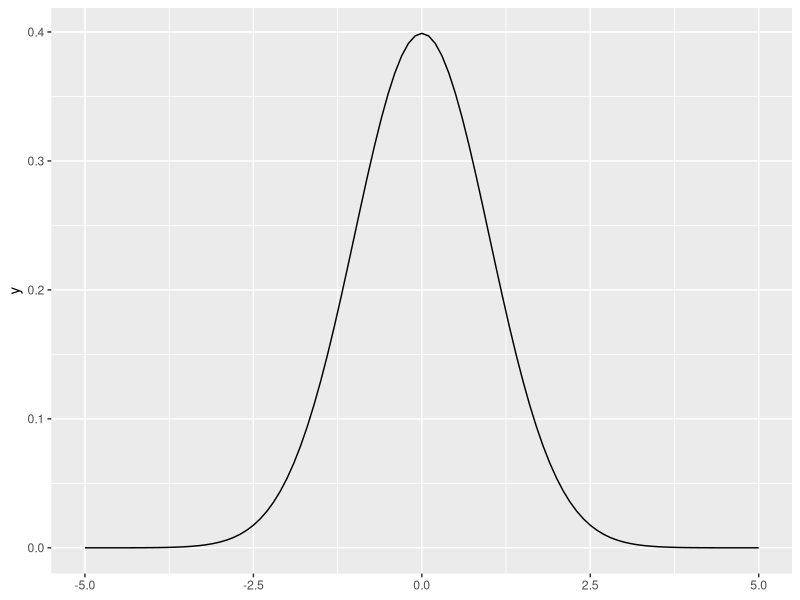
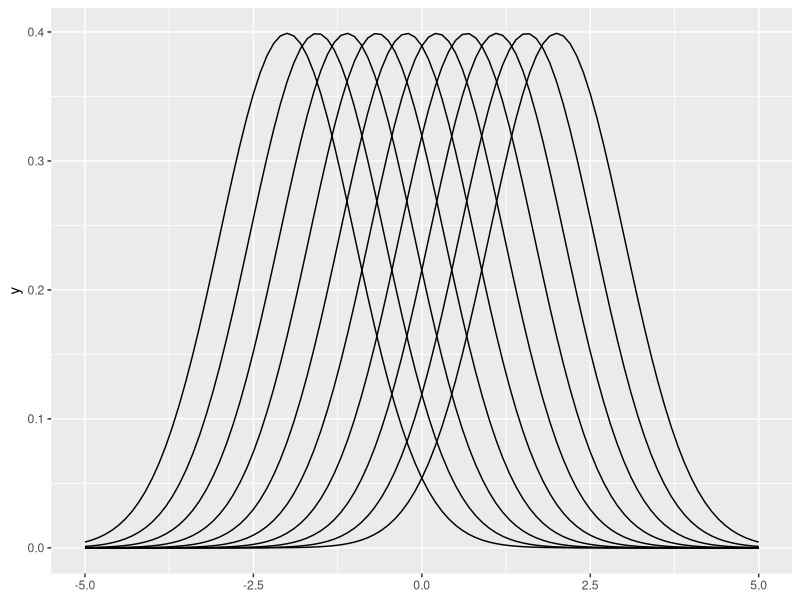
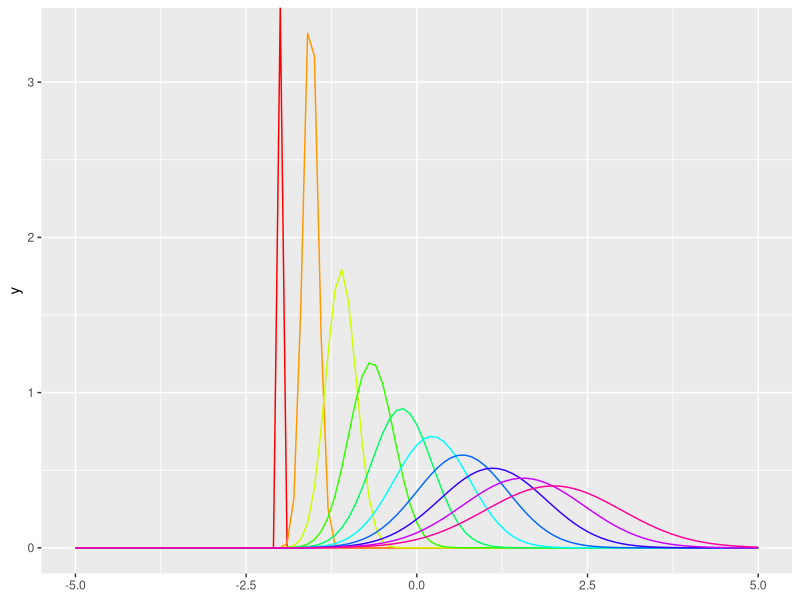

Write R code to recreate these figures, in order.
## ---- chunk 1
knitr::opts_chunk$set(echo = TRUE)
library(ggplot2)
## ---- chunk 2
ggplot() +
  stat_function(fun = dnorm, args = list(mean = 0, sd = 1)) +
  lims(x = c(-5,5))
## ---- chunk 3
dnorm_means <- seq(-2,2, length.out = 10)

curves_diff_mean <- purrr::map(seq(1:10), function(y)
  stat_function(fun = dnorm, args = list(mean = dnorm_means[y], sd = 1)))

ggplot() +
  curves_diff_mean +
  lims(x = c(-5, 5))

## ---- chunk 4
params_df <- data.frame(dnorm_means = dnorm_means,
                        dnorm_sds = seq(0, 1, length.out = 10),
                        curve_cols = rainbow(10))

# Create the curves:

colored_curves <- purrr::map(seq(1:10), function(y)
  stat_function(fun = dnorm, args = list(mean = params_df$dnorm_means[y], sd = params_df$dnorm_sds[y]), color = params_df$curve_cols[y]))
## ---- chunk 5
ggplot() +
  colored_curves +
  lims(x = c(-5, 5))

## ---- chunk 6
colored_curves <- purrr::map(seq(1:10), function(y)
  stat_function(
    # First we tell which density function to use:
    fun = dnorm,
    # we give it a list with the parameters for the function
    args = list(mean = params_df$dnorm_means[y], sd = params_df$dnorm_sds[y]),
    # Here, I added giving a color to each curve
    color = params_df$curve_cols[y]))

